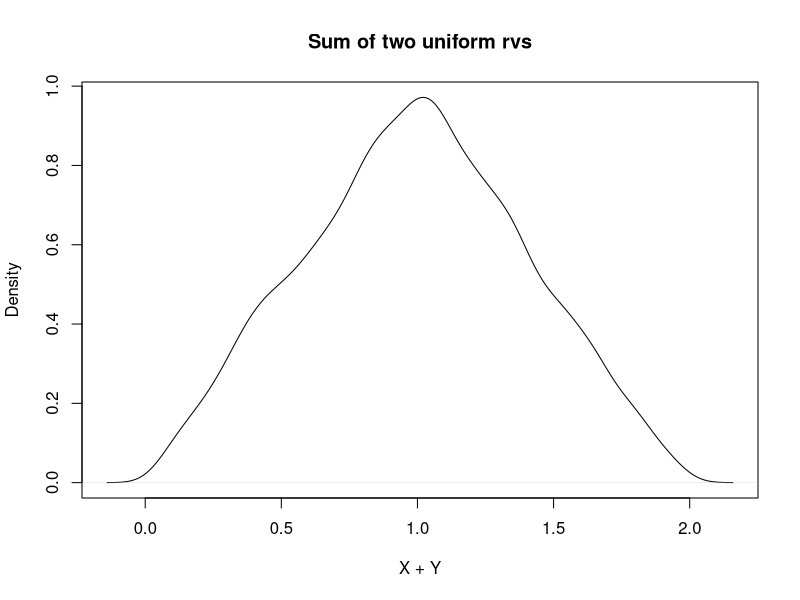
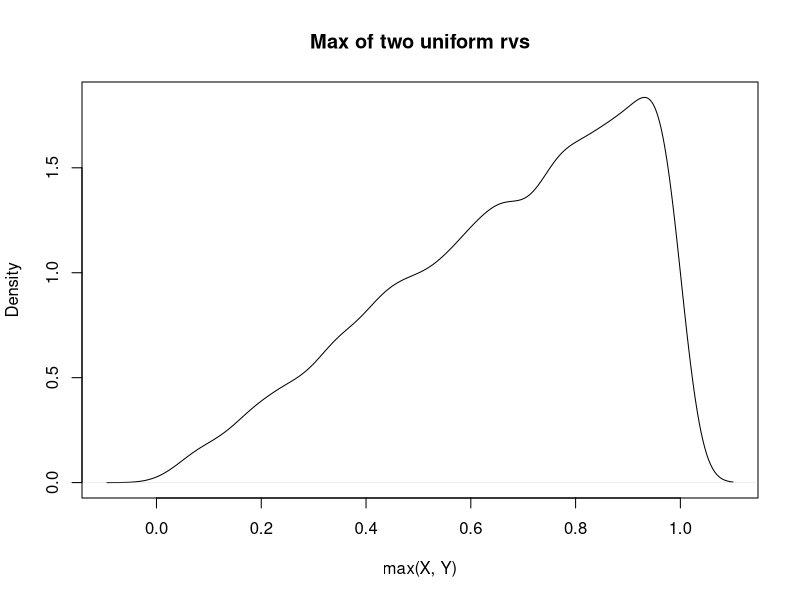
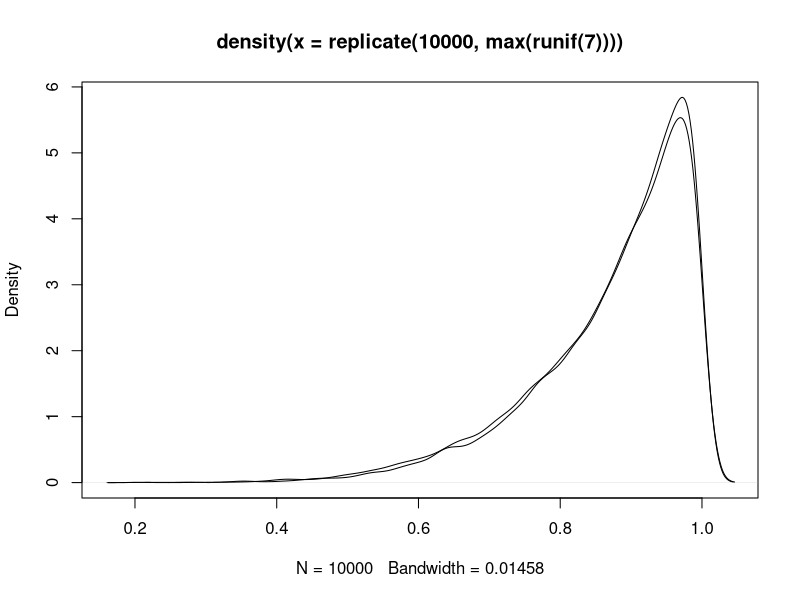

Write R code to recreate these figures, in order.
# 14
plot(density(runif(10000)+runif(10000)),
     main="Sum of two uniform rvs",
     xlab="X + Y")

# 15
# a
plot(density(replicate(10000, {max(runif(2))})),
     main="Max of two uniform rvs",
     xlab="max(X, Y)")
# b
# P(0 <= Z <= 1/3) < P(1/3 <= Z <= 2/3)

# 18
a <- mean(replicate(10000, round(max(rexp(2, rate=1/2)), 1)))-1/2

# 25
plot(density(replicate(10000, max(runif(7)))))
lines(density(rbeta(10000, shape1=6.75, shape2=1)))

# 31
# a
mean(rexp(10000, rate=10))
sd(rexp(10000, rate=10))
# b
# "If the population is moderately skewed, such as exponential or X^2, then it can take between 30-50 samples before getting a good approximation."